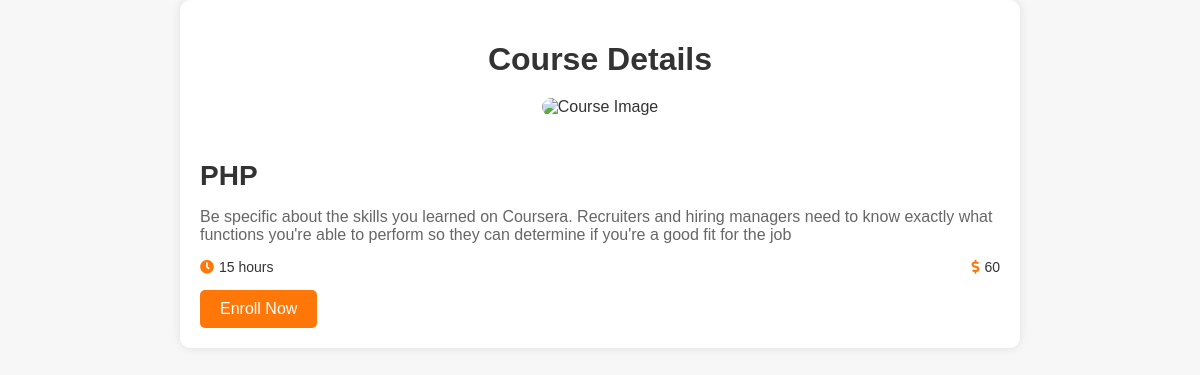
The page /course-details.php?id=5 on the database its author committed.
### tables this page shows
CREATE TABLE `courses` (
  `Course Title` varchar(50) NOT NULL,
  `Course Duration` int(11) NOT NULL,
  `Course Description` varchar(255) NOT NULL,
  `Course Price` int(11) NOT NULL,
  `Number of lessons` int(11) NOT NULL,
  `Number of Quizes` int(11) NOT NULL,
  `Tracks` varchar(11) NOT NULL,
  `course_id` int(11) NOT NULL,
  `is_progress` tinyint(1) NOT NULL,
  `instructor_id` int(11) NOT NULL
);

### course-details.php (the view, shortened to what this page needs)
<?php
$servername = "localhost";
$username = "root";
$password = "";
$dbname = "academya";
$conn = new mysqli($servername, $username, $password, $dbname);
$course_id = isset($_GET['id']) ? intval($_GET['id']) : 0;
$sql = "SELECT * FROM courses WHERE course_id = $course_id";
$result = $conn->query($sql);
if ($result->num_rows > 0) {
    $course = $result->fetch_assoc();
} else {
    echo "Course not found";
    exit;
}
?>
<!DOCTYPE html>
<html lang="en">
<head>
    <link rel="stylesheet" href="https://cdnjs.cloudflare.com/ajax/libs/font-awesome/5.15.4/css/all.min.css">
</head>
<body>
    <div class="container">
        <h1 class="title">Course Details</h1>
        <div class="course-detail">
            <div class="course-img">
                <img src="path/to/course/image.jpg" alt="Course Image">
            </div>
            <div class="course-info">
                <h2 class="course-title"><?php echo htmlspecialchars($course['Course Title']); ?></h2>
                <p class="course-description"><?php echo htmlspecialchars($course['Course Description']); ?></p>
                <div class="course-meta">
                    <div>
                        <i class="fas fa-clock"></i>
                        <span><?php echo htmlspecialchars($course['Course Duration']); ?> hours</span>
                    </div>
                    <div>
                        <i class="fas fa-dollar-sign"></i>
                        <span><?php echo htmlspecialchars($course['Course Price']); ?></span>
                    </div>
                </div>
                <div class="course-actions">
                    <a href="#">Enroll Now</a>
                </div>
            </div>
        </div>
    </div>
</body>
</html>

### course-details.php (style rules this page uses)
body { margin: 0; padding: 0; font-family: Arial, sans-serif; background-color: #f7f7f7; color: #333; }
.container { max-width: 800px; margin: auto; padding: 20px; background-color: #fff; border-radius: 10px; box-shadow: 0 0 10px rgba(0, 0, 0, 0.1); }
.title { text-align: center; font-size: 32px; margin-bottom: 20px; }
.course-detail { text-align: center; }
.course-img img { width: 100%; height: 300px; object-fit: cover; border-radius: 10px; margin-bottom: 20px; }
.course-info { text-align: left; }
.course-title { font-size: 28px; margin-bottom: 10px; }
.course-description { margin-bottom: 15px; color: #666; }
.course-meta { display: flex; justify-content: space-between; margin-bottom: 15px; }
.course-meta div { display: flex; align-items: center; font-size: 14px; }
.course-meta i { margin-right: 5px; color: #ff7708; }
.course-actions a { display: inline-block; padding: 10px 20px; background: #ff7708; color: #fff; border-radius: 5px; text-decoration: none; transition: background 0.3s; }

### rows shown on the page
courses: Course Title "PHP", Course Description "Be specific about the skills you learned on Coursera. Recruiters and hiring managers need to know exactly what functions you're able to perform so they can determine if you're a good fit for the job", Course Duration "15", Course Price "60"
